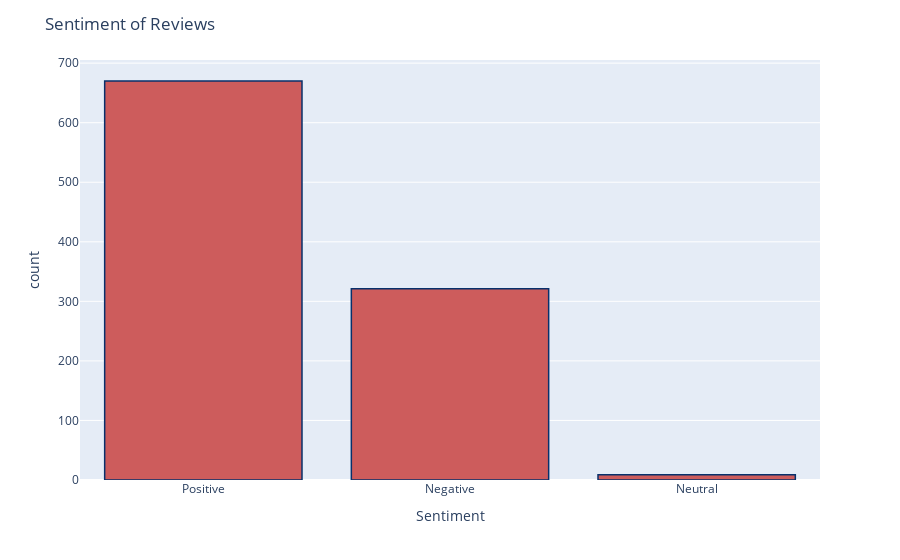

Source (notebook cell):
### Code cell
#Visualization of Sentiments Reviews
color = sns.color_palette()
fig = px.histogram(df, x="Sentiment")
fig.update_traces(marker_color="indianred",marker_line_color='rgb(8,48,107)',
                  marker_line_width=1.5)
fig.update_layout(title_text='Sentiment of Reviews')
fig.show()

### Figure 1 — Plotly figure (JSON) as saved in the notebook; plotly's stock layout.template omitted (floating-point values rounded to 4 significant figures; data arrays with more than 128 entries replaced by an {"elided": "..."} marker saying what was removed)
{"data": [{"alignmentgroup": "True", "bingroup": "x", "hovertemplate": "Sentiment=%{x}<br>count=%{y}<extra></extra>", "legendgroup": "", "marker": {"color": "indianred", "line": {"color": "rgb(8,48,107)", "width": 1.5}, "pattern": {"shape": ""}}, "name": "", "offsetgroup": "", "orientation": "v", "showlegend": false, "type": "histogram", "x": {"elided": "1000 str values"}, "xaxis": "x", "yaxis": "y"}], "layout": {"barmode": "relative", "legend": {"tracegroupgap": 0}, "margin": {"t": 60}, "title": {"text": "Sentiment of Reviews"}, "xaxis": {"anchor": "y", "domain": [0, 1], "title": {"text": "Sentiment"}}, "yaxis": {"anchor": "x", "domain": [0, 1], "title": {"text": "count"}}}}
